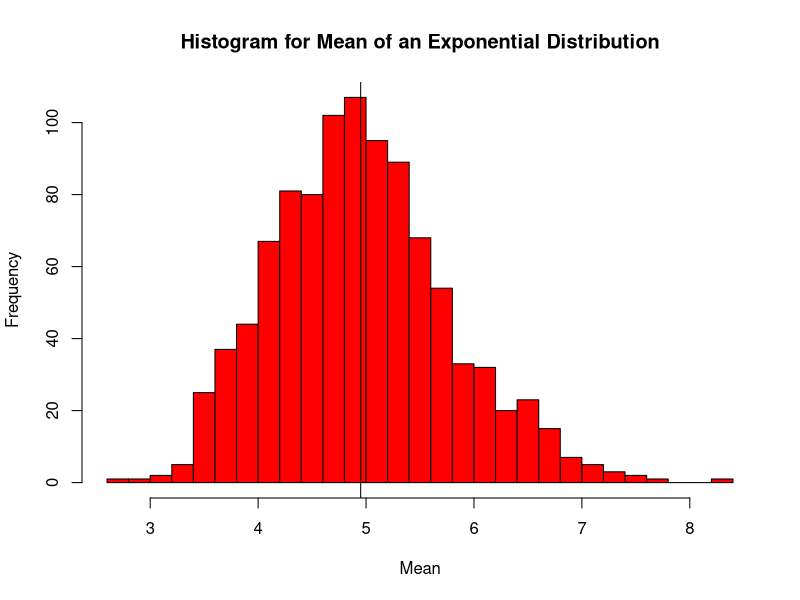

Write the R code that produced this figure.
#Vrishank Subramani
#Statistical Infrence Final Project

#Part 1
#Setting Lambda to .2
lambda <- .2

#Setting a Seed

set.seed(6)

data <- replicate(1000, rexp(40,lambda))

Mean <- colMeans(data, na.rm = FALSE, dims = 1)

avgMean <- mean(Mean)

hist(Mean, 
     main="Histogram for Mean of an Exponential Distribution", 
     xlab="Mean", 
     col="red",
     breaks=20,)
abline(v =avgMean, )

avgMean
